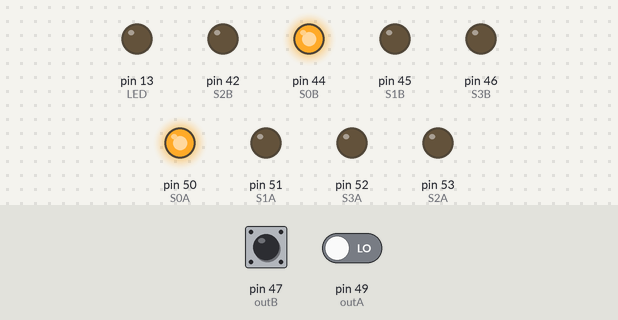
Bench run of a sketch on a simulated Arduino Mega 2560, built with avr-gcc and run on an emulated ATmega2560. On the bench: output pins drawn as LEDs (lit = HIGH). Inputs (shaded band) come from the test bench; at power-on: pin 47 (outB) LOW, pin 49 (outA) LOW. What the sketch prints to the serial monitor is not drawn.

Above: at 1.2 s.
1.3 s: pin 47 (outB) pulsed HIGH 2 times (0.12 s each, 0.3 s apart)
At 1.7 s:
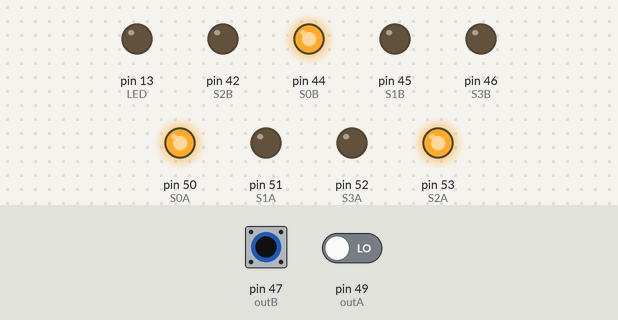
At 6.7 s:
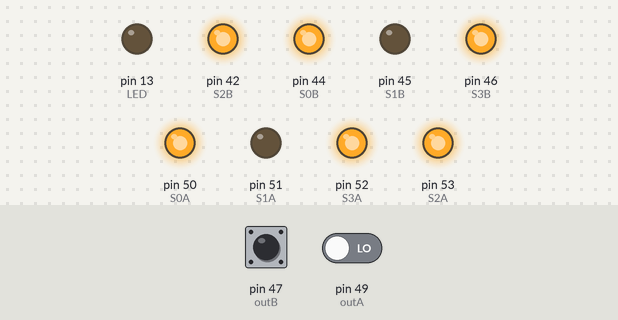
Timing chart, 0 to 16.9 s (numbered marks = the images above; inputs shaded):
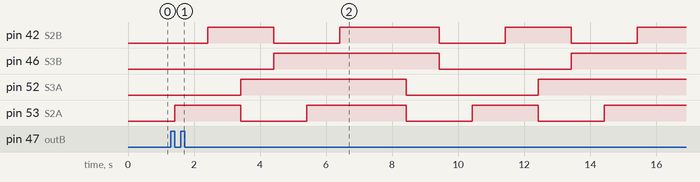

The sketch:

SensorCor.ino
```cpp
//definições sensor de cor
//Sensor da esquerda:
#define S0A 50
#define S1A 51
#define S2A 53
#define S3A 52
#define outA 49
#define LED 13
//Sensor da direita:
#define S0B 44
#define S1B 45
#define S2B 42
#define S3B 46
#define outB 47

int vermelhoA = 0;
int verdeA = 0;
int azulA = 0;
int brancoA = 0;

int vermelhoB = 0;
int verdeB = 0;
int azulB = 0;
int brancoB = 0;

int verdeMin = 20;
int verdeMax = 30;
int vermelhoMin = 45;
int vermelhoMax = 55;
int azulMin = 20;
int azulMax = 30;
int brancoMin = 5;
int brancoMax = 15;

bool detectaVerdeA = false;
bool detectaVerdeB = false;
bool pretoA = false;
bool pretoB = false;

void setup() {
  //setup sensor de cor
  pinMode(S0A, OUTPUT);
  pinMode(S1A, OUTPUT);
  pinMode(S2A, OUTPUT);
  pinMode(S3A, OUTPUT);
  pinMode(outA, INPUT);
  pinMode(LED, OUTPUT);

  pinMode(S0B, OUTPUT);
  pinMode(S1B, OUTPUT);
  pinMode(S2B, OUTPUT);
  pinMode(S3B, OUTPUT);
  pinMode(outB, INPUT);

  digitalWrite(S0A, HIGH);
  digitalWrite(S1A, LOW);

  digitalWrite(S0B, HIGH);
  digitalWrite(S1B, LOW);

  Serial.begin(9600);

}

void loop() {
  detectaCor();
  Serial.println(brancoA);
  Serial.println(brancoB);
  Serial.println();
  delay(1000);
}


void detectaCor() {
  //Vermelho
  digitalWrite(S2A, LOW);
  digitalWrite(S3A, LOW);
  vermelhoA = pulseIn(outA, digitalRead(outA) == HIGH ? LOW : HIGH);
  digitalWrite(S2B, LOW);
  digitalWrite(S3B, LOW);
  vermelhoB = pulseIn(outB, digitalRead(outB) == HIGH ? LOW : HIGH);

  //Sem filtro
  digitalWrite(S2A, HIGH);
  brancoA = pulseIn(outA, digitalRead(outA) == HIGH ? LOW : HIGH);
  digitalWrite(S2B, HIGH);
  brancoB = pulseIn(outB, digitalRead(outB) == HIGH ? LOW : HIGH);

  //Azul
  digitalWrite(S2A, LOW);
  digitalWrite(S3A, HIGH);
  azulA = pulseIn(outA, digitalRead(outA) == HIGH ? LOW : HIGH);
  digitalWrite(S2B, LOW);
  digitalWrite(S3B, HIGH);
  azulB = pulseIn(outB, digitalRead(outB) == HIGH ? LOW : HIGH);

  //Verde
  digitalWrite(S2A, HIGH);
  verdeA = pulseIn(outA, digitalRead(outA) == HIGH ? LOW : HIGH);
  digitalWrite(S2B, HIGH);
  verdeB = pulseIn(outB, digitalRead(outB) == HIGH ? LOW : HIGH);

  //verificação se algum sensor de cor detecta verde
  if((verdeA >= verdeMin) && (verdeA <= verdeMax) && (azulA >= azulMin) && (azulA <= azulMax) && (vermelhoA > vermelhoMin) && (vermelhoA < vermelhoMax) && (brancoA >= brancoMin) && (brancoA <= brancoMax)){
    detectaVerdeA = true;
  } else {
    detectaVerdeA = false;
  }
  if((verdeB >= verdeMin) && (verdeB <= verdeMax) && (azulB >= azulMin) && (azulB <= azulMax) && (vermelhoB > vermelhoMin) && (vermelhoB < vermelhoMax) && (brancoB >= brancoMin) && (brancoB <= brancoMax)){
    detectaVerdeB = true;
  } else {
    detectaVerdeB = false;
  }
  //verificação se identificam preto
  if((vermelhoA >= 10) && (vermelhoA <= 21) && (verdeA >= 10) && (verdeA <= 21) && (azulA <= vermelhoA)){//verificação sensor A
    pretoA = true;
  } else {
    pretoA = false;
  }
  if((vermelhoB >= 10) && (vermelhoB <= 21) && (verdeB >= 10) && (verdeB <= 21) && (azulB <= vermelhoB)){//verificação sensor A
    pretoB = true;
  } else {
    pretoB = false;
  }
}
```
